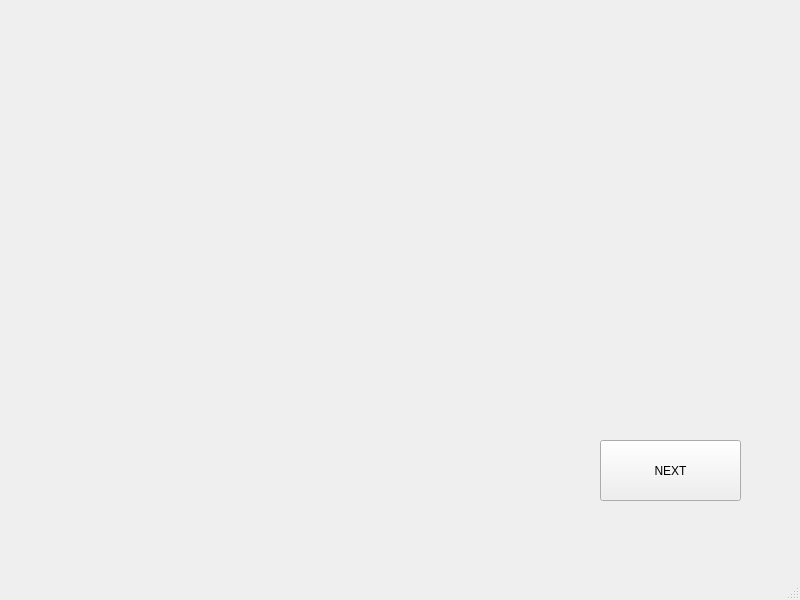
<?xml version="1.0" encoding="UTF-8"?>
<ui version="4.0">
 <class>MainWindow</class>
 <widget class="QMainWindow" name="MainWindow">
  <property name="geometry">
   <rect>
    <x>0</x>
    <y>0</y>
    <width>800</width>
    <height>600</height>
   </rect>
  </property>
  <property name="windowTitle">
   <string>MainWindow</string>
  </property>
  <property name="styleSheet">
   <string notr="true">QMainWindow{border-image: url(:/pic/3.jpeg);}</string>
  </property>
  <widget class="QWidget" name="centralwidget">
   <widget class="QPushButton" name="NEXT">
    <property name="geometry">
     <rect>
      <x>600</x>
      <y>440</y>
      <width>141</width>
      <height>61</height>
     </rect>
    </property>
    <property name="text">
     <string>NEXT</string>
    </property>
   </widget>
  </widget>
  <widget class="QMenuBar" name="menubar">
   <property name="geometry">
    <rect>
     <x>0</x>
     <y>0</y>
     <width>800</width>
     <height>28</height>
    </rect>
   </property>
  </widget>
  <widget class="QStatusBar" name="statusbar"/>
 </widget>
 <resources/>
 <connections/>
</ui>
